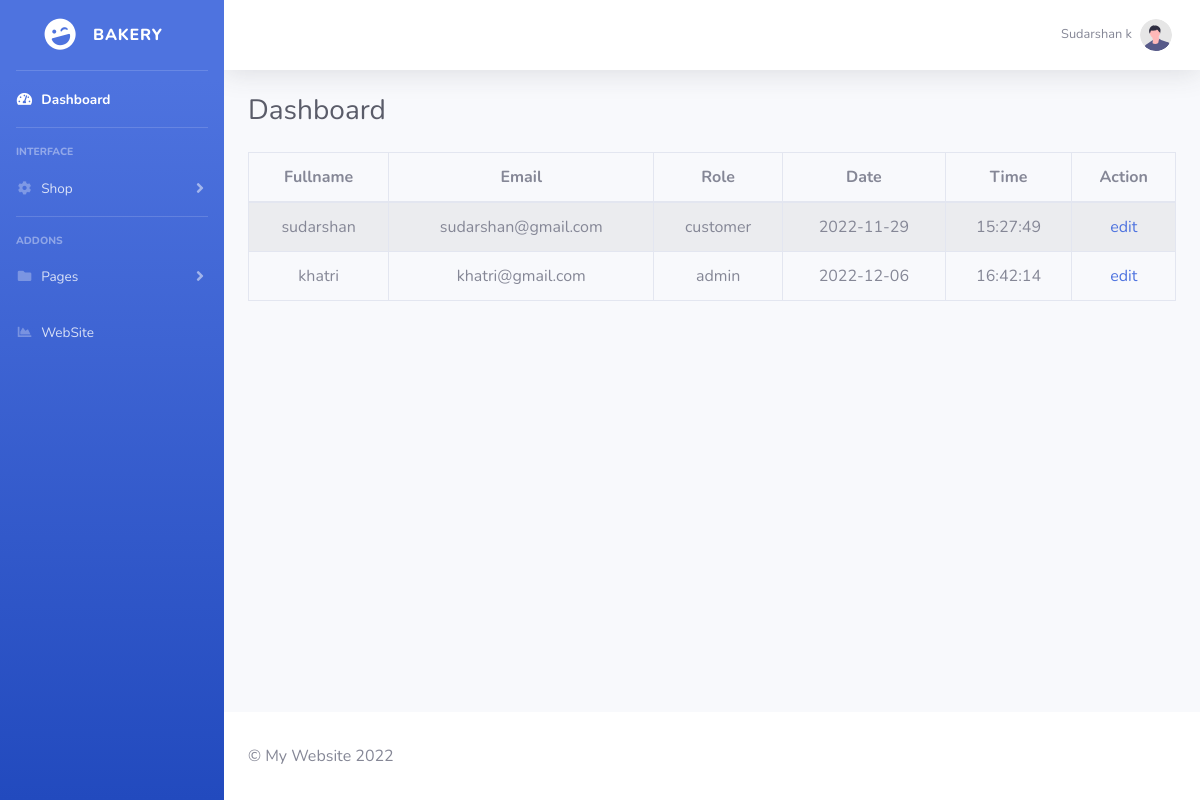
Page /dashboard/user.php (signed in) on the committed database.
### tables this page shows
CREATE TABLE `user` (
  `id` int(11) NOT NULL,
  `full_name` varchar(32) NOT NULL,
  `email` varchar(50) NOT NULL,
  `password` varchar(16) NOT NULL,
  `role` varchar(32) NOT NULL DEFAULT 'customer',
  `date` date NOT NULL,
  `time` time NOT NULL
);

### dashboard/user.php (the view, shortened to what this page needs)
<?php
require_once "include/header.php";
if(!empty($_SESSION['state'])){ ?>
<body id="page-top">
<div id="wrapper">
    <?php require_once "include/sidebar.php"; ?>
    <div id="content-wrapper" class="d-flex flex-column">
        <div id="content">
            <nav class="navbar navbar-expand navbar-light bg-white topbar mb-4 static-top shadow">
               <?php require_once "include/navbar.php"; ?>
            </nav>
            <div class="container-fluid">
                <div class="d-sm-flex align-items-center justify-content-between mb-4">
                    <h1 class="h3 mb-0 text-gray-800">Dashboard</h1>
                </div>
                <table class='table table-bordered table-striped text-center'>
                    <thead>
                        <th>Fullname</th>
                        <th>Email</th>
                        <th>Role</th>
                        <th>Date</th>
                        <th>Time</th>
                        <th>Action</th>
                    </thead>
                    <tbody>
                    <?php
                    $sql = "select * from user";
                    $query = mysqli_query($connection, $sql);
                    while($row = mysqli_fetch_assoc($query)){
                        $id = $row['id'];
                        $full_name = $row['full_name'];
                        $email = $row['email'];
                        $role = $row['role'];
                        $date = $row['date'];
                        $time = $row['time'];
                        ?>
                        <tr>
                            <td><?php echo $full_name; ?></td>
                            <td><?php echo $email; ?></td>
                            <td><?php echo $role; ?></td>
                            <td><?php echo $date; ?></td>
                            <td><?php echo $time; ?></td>
                            <td>
                                <a href="edit_user.php?edit=<?php echo $id; ?>">edit</a>
                            </td>
                        </tr>
                        <?php
                    }
                ?>
                    </tbody>
                </table>
            </div>
        </div>
        <?php require_once "include/footer.php"; ?>
<?php } else{ ?>
    <h3>You have no permission to access. <span><a href="../login.php">Login</a></span></h3>
<?php
}
?>

### rows in the picture
user: full_name "sudarshan", email "sudarshan@gmail.com", role "customer", date "2022-11-29", time "15:27:49"
user: full_name "khatri", email "khatri@gmail.com", role "admin", date "2022-12-06", time "16:42:14"
